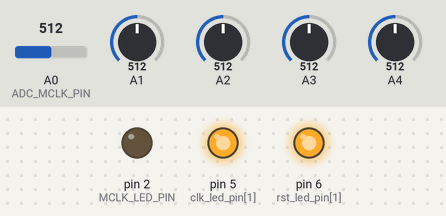
Recording of a sketch running on a simulated Arduino Pro Mini, built with avr-gcc and run on an emulated ATmega328P. Parts: output pins drawn as LEDs (lit = HIGH). Dashed ring = blinking. The inputs (shaded band) are chosen by the test bench; at power-on: A0 (ADC_MCLK_PIN) = 512, A2 = 512, A1 = 512, A3 = 512, A4 = 512. Pins used as bus, display or sensor lines are not drawn.

Above: at 1.2 s.
1.3 s: A0 (ADC_MCLK_PIN) set to 992
At 2.3 s:
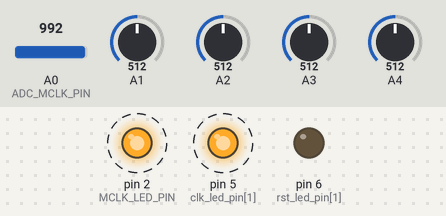
4.5 s: A0 (ADC_MCLK_PIN) set to 716
At 6.74 s:
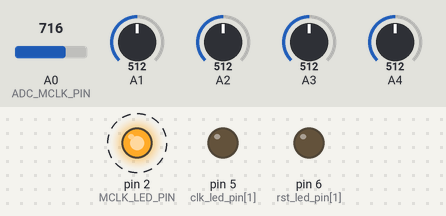
7.7 s: A2 set to 625
10.9 s: A2 set to 657
At 11.75 s:
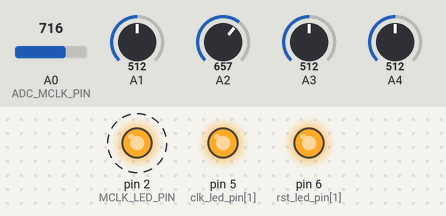
14.1 s: A2 set to 754
17.3 s: A2 set to 782
At 20.7 s:
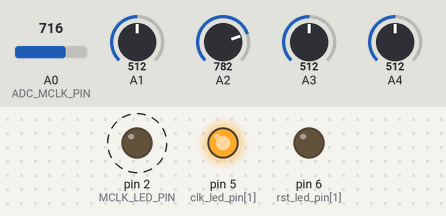
Timing chart, 0 to 21.5 s (numbered marks = the images above; inputs shaded):
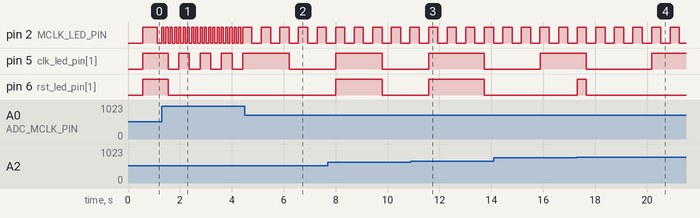

Measured:
- the behaviour switches between 639 and 640 on A2 (found by bisection; images 2 and 3)
- the behaviour switches between 767 and 768 on A2 (found by bisection; images 3 and 4)
- after the input at 1.3 s, pin 2 (MCLK_LED_PIN): alternates HIGH for 0.08 s and LOW for 0.08 s, starting at once; pin 6 (rst_led_pin[1]): HIGH → LOW after 0.25 s instead of 2.1 s
- after the input at 4.5 s, pin 2 (MCLK_LED_PIN): alternates HIGH for 0.36 s and LOW for 0.36 s, starting after 0.28 s; pin 6 (rst_led_pin[1]): stays LOW (without the input it goes to HIGH after 0.74 s)
- after the input at 10.9 s, pin 6 (rst_led_pin[1]): LOW → HIGH after 0.68 s, → LOW 2.1 s later
- after the input at 17.3 s, pin 6 (rst_led_pin[1]): LOW → HIGH at once, → LOW 0.36 s later

The sketch:

clkgen.ino
```cpp
/*
 * Clock generator for modular synthesiser
 * It provides clock pulses to drive sequencers and stuff
 * tested on Arduino pro mini (328P)
 * controls consist of 5 pots:
 * MCLK sets the tempo of the master clock
 * CLKDIV sets a divider for each of 2 clock outputs. clk = mclk / N where N is between 1 and 8
 * RSTDIV sets a divider for each of 2 reset outputs. Each reset will give a pulse every N clock cycles where N is between 1 and 8
 */

// Pins
const int NUM_CLKS = 2;
const int MAX_CLK_DIV = 8;
const int MAX_RST_DIV = 8;
#define ADC_MCLK_PIN A0
uint8_t adc_clk_div_pin[NUM_CLKS] = {1, 2}; //A1, A2
uint8_t adc_rst_div_pin[NUM_CLKS] = {4, 3}; //A4, A3

#define MCLK_LED_PIN 2
int clk_led_pin[NUM_CLKS] = {3, 5};
int rst_led_pin[NUM_CLKS] = {4, 6};
int clk_out_pin[NUM_CLKS] = {7, 11};
int rst_out_pin[NUM_CLKS] = {8, 12};

uint16_t mclkTempo;
unsigned long currentMillis;
unsigned long previousMillis = 0;
bool mclk = false;

uint8_t clkCount[MAX_CLK_DIV] = {0}; // array of counters for clock dividers
bool clk[MAX_CLK_DIV] = {false}; // divided clocks

uint8_t rstCount[MAX_CLK_DIV][MAX_RST_DIV] = {0}; // array of counters for reset dividers
bool rst[MAX_CLK_DIV][MAX_RST_DIV]; // array of all possible resets

void setup() {
  pinMode(MCLK_LED_PIN, OUTPUT);
  for (int i=0; i<NUM_CLKS; i++) {
    pinMode(clk_led_pin[i], OUTPUT);
    pinMode(clk_out_pin[i], OUTPUT);
    pinMode(rst_led_pin[i], OUTPUT);
    pinMode(rst_out_pin[i], OUTPUT);
    setRst(i, true);
  }
  for (int i=0; i<MAX_CLK_DIV; i++) {
    for (int j=0; j<MAX_RST_DIV; j++) {
      rst[i][j] = true; // start with reset asserted
    }
  }
}

uint16_t getMclkTempo() {
  // read master clock control and return an integer that is half the master clock period, in ms
  return (1023 - analogRead(ADC_MCLK_PIN)) + 50;
}

void setMclk(bool val) {
  // set the mclk indicator LED
  if (val) {
    digitalWrite(MCLK_LED_PIN, HIGH);
  } else {
    digitalWrite(MCLK_LED_PIN, LOW);
  }
}

uint8_t getClkDiv(uint8_t chan) {
  // read the clock divider control and return the divider value
  return analogRead(adc_clk_div_pin[chan]) >> 7;
}

void setClk(uint8_t chan, bool val) {
  // set the clk output and LED
  if (val) {
    digitalWrite(clk_led_pin[chan],HIGH);
    digitalWrite(clk_out_pin[chan], HIGH);
  } else {
    digitalWrite(clk_led_pin[chan],LOW);
    digitalWrite(clk_out_pin[chan], LOW);
  }
}

uint8_t getRstDiv(uint8_t chan) {
  // read the reset divider control and return the divider value
  return analogRead(adc_rst_div_pin[chan]) >> 7;
}

void setRst(uint8_t chan, bool val) {
  // set the reset output (LED done in its own function)
  if (val) {
    digitalWrite(rst_out_pin[chan], HIGH);
  } else {
    digitalWrite(rst_out_pin[chan], LOW);
  }
}

void setRstLed(uint8_t chan, bool val) {
  // set the reset LED
  if (val) {
    digitalWrite(rst_led_pin[chan], HIGH);
  } else {
    digitalWrite(rst_led_pin[chan], LOW);
  }
}

void incRstCounters(int clkDiv) {
  // increment the reset dividors associated with one divided clock
  for (int i=0; i<MAX_RST_DIV; i++) {
    if (rstCount[clkDiv][i] == i) {
      rstCount[clkDiv][i] = 0;
      rst[clkDiv][i] = true;
    } else {
      rstCount[clkDiv][i] += 1;
      rst[clkDiv][i] = false;
    }
  }
}

void incCounters() {
  // increment the clock divider counters
  for (int i=0; i<MAX_CLK_DIV; i++) {
    if (clkCount[i] == 0) {
      clk[i] = not clk[i]; // toggle
      if (clk[i] == false) {
        incRstCounters(i);
      }
    }
    if (clkCount[i] == i) {
      clkCount[i] = 0;
    } else {
      clkCount[i] += 1;
    }
  }
}

void setOutputs() {
  // select the clock outputs
  for (int i=0; i< NUM_CLKS; i++) {
    uint8_t divSel = getClkDiv(i);
    bool clkOut = clk[divSel];
    setClk(i, clkOut);
    uint8_t rstSel = getRstDiv(i);
    bool rstOut = rst[divSel][rstSel];
    setRst(i, rstOut);
    // light reset led only when clk is high, for asthetic reasons
    bool ledState = clkOut ? rstOut : false;
    setRstLed(i, ledState);
  }
}

void loop() {
  mclkTempo = getMclkTempo();
  currentMillis = millis();
  if (currentMillis - previousMillis > mclkTempo) {
    previousMillis = currentMillis;
    mclk = not mclk; // toggle
    setMclk(mclk);
    incCounters();
    setOutputs();
  }
}
```
